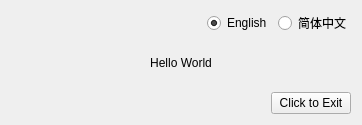
<?xml version="1.0" encoding="UTF-8"?>
<ui version="4.0">
 <class>Widget</class>
 <widget class="QWidget" name="Widget">
  <property name="geometry">
   <rect>
    <x>0</x>
    <y>0</y>
    <width>362</width>
    <height>125</height>
   </rect>
  </property>
  <property name="windowTitle">
   <string>Form</string>
  </property>
  <layout class="QVBoxLayout" name="verticalLayout">
   <item>
    <layout class="QHBoxLayout" name="horizontalLayout">
     <item>
      <spacer name="horizontalSpacer">
       <property name="orientation">
        <enum>Qt::Horizontal</enum>
       </property>
       <property name="sizeHint" stdset="0">
        <size>
         <width>40</width>
         <height>20</height>
        </size>
       </property>
      </spacer>
     </item>
     <item>
      <widget class="QRadioButton" name="radioButton">
       <property name="text">
        <string>English</string>
       </property>
       <property name="checked">
        <bool>true</bool>
       </property>
      </widget>
     </item>
     <item>
      <widget class="QRadioButton" name="radioButton_2">
       <property name="text">
        <string>简体中文</string>
       </property>
      </widget>
     </item>
    </layout>
   </item>
   <item>
    <spacer name="verticalSpacer">
     <property name="orientation">
      <enum>Qt::Vertical</enum>
     </property>
     <property name="sizeHint" stdset="0">
      <size>
       <width>20</width>
       <height>40</height>
      </size>
     </property>
    </spacer>
   </item>
   <item>
    <widget class="QLabel" name="label">
     <property name="text">
      <string>Hello World</string>
     </property>
     <property name="alignment">
      <set>Qt::AlignCenter</set>
     </property>
    </widget>
   </item>
   <item>
    <spacer name="verticalSpacer_2">
     <property name="orientation">
      <enum>Qt::Vertical</enum>
     </property>
     <property name="sizeHint" stdset="0">
      <size>
       <width>20</width>
       <height>40</height>
      </size>
     </property>
    </spacer>
   </item>
   <item>
    <layout class="QHBoxLayout" name="horizontalLayout_2">
     <item>
      <spacer name="horizontalSpacer_2">
       <property name="orientation">
        <enum>Qt::Horizontal</enum>
       </property>
       <property name="sizeHint" stdset="0">
        <size>
         <width>40</width>
         <height>20</height>
        </size>
       </property>
      </spacer>
     </item>
     <item>
      <widget class="QPushButton" name="pushButton">
       <property name="text">
        <string>Click to Exit</string>
       </property>
      </widget>
     </item>
    </layout>
   </item>
  </layout>
 </widget>
 <resources/>
 <connections>
  <connection>
   <sender>pushButton</sender>
   <signal>clicked()</signal>
   <receiver>Widget</receiver>
   <slot>exitApp()</slot>
   <hints>
    <hint type="sourcelabel">
     <x>303</x>
     <y>101</y>
    </hint>
    <hint type="destinationlabel">
     <x>333</x>
     <y>70</y>
    </hint>
   </hints>
  </connection>
  <connection>
   <sender>radioButton</sender>
   <signal>toggled(bool)</signal>
   <receiver>Widget</receiver>
   <slot>applyEnglishLang(bool)</slot>
   <hints>
    <hint type="sourcelabel">
     <x>256</x>
     <y>20</y>
    </hint>
    <hint type="destinationlabel">
     <x>247</x>
     <y>91</y>
    </hint>
   </hints>
  </connection>
  <connection>
   <sender>radioButton_2</sender>
   <signal>toggled(bool)</signal>
   <receiver>Widget</receiver>
   <slot>applyChineseLang(bool)</slot>
   <hints>
    <hint type="sourcelabel">
     <x>297</x>
     <y>22</y>
    </hint>
    <hint type="destinationlabel">
     <x>270</x>
     <y>73</y>
    </hint>
   </hints>
  </connection>
 </connections>
 <slots>
  <slot>exitApp()</slot>
  <slot>applyEnglishLang(bool)</slot>
  <slot>applyChineseLang(bool)</slot>
 </slots>
</ui>
